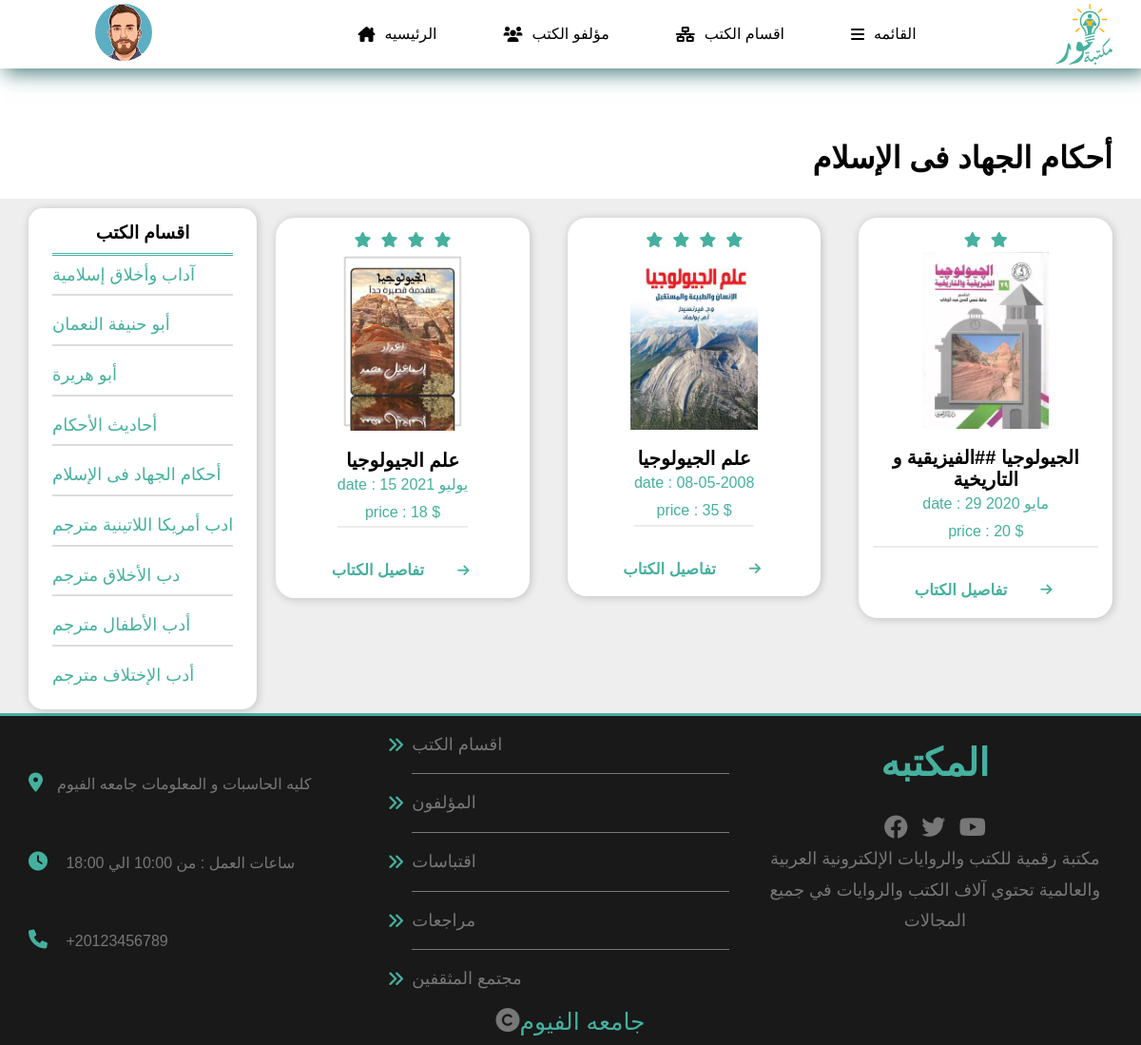
/geology, run on the app's committed database.
### tables this page shows
CREATE TABLE "Sections_parts" (
	"id_sec"	int FOREIGNKEY,
	"part_sections"	varchar(255) NOT NULL,
	FOREIGN KEY("id_sec") REFERENCES "Customers"("sec_i")
);

CREATE TABLE "books" (
	"Book_id"	int IDENTITY(100, 1),
	"book_name"	varchar(255),
	"link"	char(100),
	"rate"	int,
	"book_date"	VARCHAR(255),
	"price"	INTEGER,
	"Description"	varchar(1000),
	"author_id"	int FOREIGNKEY,
	"link_book"	BLOB,
	"quantity_book"	INTEGER,
	PRIMARY KEY("Book_id"),
	FOREIGN KEY("author_id") REFERENCES "Authors"("author_id")
);

### app.py (the view)
@app.route('/geology')
def geology() :
    con=get_db().cursor()
    con.execute(f"select part_sections from Sections_parts limit 9;  ")
    data=con.fetchall()
    con.execute('select * from books where author_id=14')
    rows=con.fetchall()
    con.close()
    return render_template('geology.html',data=data ,rows=rows)

### database.py (called while the page is built)
def get_db() :
    con=sqlite3.connect("tables.sqlite")
    con.row_factory=sqlite3.Row
    return con

### templates/geology.html (shortened to what this page needs)
<!DOCTYPE html>
<html>
<head>
    <link rel="stylesheet" href="../../CSS/all.min.css">
    <link rel="stylesheet" href="../../CSS/pages.css">
    <link rel="stylesheet" href="../../CSS/normalize.css">
    <link rel="stylesheet" href="{{url_for('static', filename= 'css/all.min_page_sections_quotations.css')}}">
    <link rel="stylesheet" href="{{url_for('static', filename= 'css/pages.css')}}">
    <link rel="stylesheet" href="{{url_for('static', filename= 'css/normalize_page_sections_quotations.css')}}">
    <link rel="stylesheet" href="{{url_for('static' , filename='css/all.min_main_details.css')}}">
    <link rel="stylesheet" href="{{url_for('static' , filename='css/normalize__main_details.css')}}">
    <link rel="stylesheet" href="{{url_for('static' , filename='css/style__main_details.css')}}">
</head>
<body>
    <div class="header">
        <div class="container">
            <div class="settings">
                <img class='avatar' src="/static/upload/images/avatar-05.png" alt="logo">
            </div>
            <ul class="main-nav">
                <li class="hid"><a href="{{url_for('home_pages')}}"> <i
                            class="fa-solid fa-house-chimney"></i>الرئيسيه</a>
                </li>
                <li class="hid"> <a href="{{url_for('authors_page')}}"><i class="fa-sharp fa-solid fa-users"></i>مؤلفو
                        الكتب </a> </li>
                <li class="hid"><a href="{{url_for('sections_page')}}"><i class="fa-solid fa-network-wired"></i>اقسام
                        الكتب</a> </li>
                <li class="spec">
                    <a class="mainLink" href="#" id="test"> <i class="fa-solid fa-bars"></i>القائمه</a>
                </li>
            </ul>
            <a href="{{url_for('home_pages')}}" class="logo"> <img src="/static/upload/images/main.svg" style="width: 60px;
                margin: 20px auto;" alt="logo"></a>
        </div>
    </div>
    <h1 class="adders" style="text-align: right;margin-right: 30px; line-height:1.3;margin-top: 74px;">أحكام الجهاد فى الإسلام</h1>
    <div class="content">
        <div class="container">
            <div class="sidebar">
                <h3>اقسام الكتب</h3>
                <ul>
                    {% for row in data %}
                    <li>{{row.part_sections}}</li>
                    {% endfor %}
                </ul>
            </div>
            <div class="mainContent">
                <div class="books">
                    {% for row in rows %}
                    <div class="card">
                        <div class="rate">
                            {% for x in range(0 ,row.rate) %}
                            <i class="fa-sharp fa-solid fa-star"></i>
                            {% endfor %}
                        </div>
                        <div class="image">
                            <img src="{{url_for('static', filename= 'upload/images/' + row.link)}}" alt="logo">
                        </div>
                        <div class="text">
                            <h2>{{row.book_name}}</h2>
                            <p>date : {{row.book_date}}</p>
                            <p>price : {{row.price}} $</p>
                        </div>
                        <a href="{{url_for('Details_of_books' , id_book=row.book_id)}}">
                            <div class="info">
                                <h3>تفاصيل الكتاب</h3>
                                <i class="fa-solid fa-arrow-right"></i>
                            </div>
                        </a>
                    </div>
                    {% endfor %}
                </div>
            </div>
        </div>
    </div>
    <div class="footer">
        <div class="container">
            <div class="box third">
                <div class="adress">
                    <p> <i class="fa-solid fa-location-dot"></i>كليه الحاسبات و المعلومات جامعه الفيوم</p>
                </div>
                <div class="time">
                    <p>
                        <i class="fa-solid fa-clock"></i>
                        ساعات العمل : من 10:00 الي 18:00
                    </p>
                </div>
                <div class="phone">
                    <p><i class="fa-solid fa-phone"></i>
                        +20123456789</p>
                </div>
            </div>
            <div class="box Second">
                <ul>
                    <li>اقسام الكتب</li>
                    <li>المؤلفون</li>
                    <li>اقتباسات</li>
                    <li>مراجعات</li>
                    <li>مجتمع المثقفين</li>
                </ul>
            </div>
            <div class="box first">
                <h1>المكتبه</h1>
                <div class="social">
                    <i class="fa-brands fa-facebook"></i>
                    <i class="fa-brands fa-twitter"></i>
                    <i class="fa-brands fa-youtube"></i>
                </div>
                <p> مكتبة رقمية للكتب والروايات الإلكترونية العربية والعالمية تحتوي آلاف الكتب والروايات في جميع
                    المجالات
                </p>
            </div>
        </div>
        <p class="rights">
            <i class="fa-solid fa-copyright"></i>
            <span>جامعه الفيوم</span>
        </p>
    </div>
</body>
</html>

### myproject/static/css/pages.css (style rules this page uses)
:root { --main-color:#45b09e; --main-color-alt: #326d6cde; --main-transition: 0.3s; --main-padding-top: 100px; --main-padding-bottom: 100px; }
* { box-sizing: border-box; padding: 0; margin: 0; }
html { scroll-behavior: smooth; }
body { font-family: 'Open Sans', sans-serif; font-family: 'Work Sans', sans-serif; }
a { color: #45b09e; text-decoration: none; }
ul { list-style: none; }
.container { padding-left: 15px; padding-right: 15px; margin-left: auto; margin-right: auto; }
@media (min-width:768px) { .container { width: 750px; } }
@media (min-width:992px) { .container { width: 970px; } }
@media (min-width:1200px) { .container { width: 1170px; } }
.header { background-color: white; box-shadow: 0 0 10px #ddd; position: relative; box-shadow:5px 5px 20px var(--main-color-alt) ; }
.header .container { display: flex; justify-content: space-between; align-items: center; flex-wrap: wrap; position: relative; }
.header .container .settings { width: fit-content; text-align: center; }
.header .container .settings .avatar { width: 30%; border-radius: 30px; }
.header .logo { color: var(--main-color); font-weight: 700; font-size: 25px; height: 72px; display: flex; justify-content: center; align-items: center; }
.header .main-nav { display: flex; }
.main-nav>li>a { display: flex; justify-content: center; align-items: center; height: 72px; position: relative; color: black; padding: 0 35px; transition: var(--main-transition); overflow: hidden; }
.main-nav>li>a::before { content: ""; position: absolute; width: 100%; height: 4px; top: 0; left: -100%; background-color: var(--main-color); transition: var(--main-transition); }
.main-nav li a i { padding-right: 10px; }
.content { background-color: #eee; padding-top: 10px; }
.content .container { display: flex; gap: 20px; }
.sidebar { background-color: white; box-shadow: 1px 1px 10px rgb(0 0 0 / 20%); padding: 15px 25px; height:max-content; position: sticky; top: 10px; border-radius: 15px; }
.sidebar h3 { padding-bottom: 10px; text-align: center; border-bottom: 3px double var(--main-color); }
.sidebar ul { display: flex; flex-direction: column; gap: 10px; color: var(--main-color); font-size: 18px; }
.sidebar ul li { transition: var(--main-transition); padding: 10px 0; }
.sidebar ul li:not(:last-child) { border-bottom: 2px solid #DCDCDC; }
.mainContent { flex-grow: 2; display: flex; flex-direction: column; justify-content: space-between; }
.books { padding-top: 10px; padding-bottom: var(--main-padding-top); display: grid; grid-template-columns: repeat(auto-fill, minmax(200px, 1fr)); gap: 40px; }
.card .image img { width: 50%; }
.books .card { transition: 0.5s; box-shadow: 1px 1px 10px rgb(0 0 0 / 20%); border-radius: 20px; overflow: hidden; display: flex; flex-direction: column; justify-content: center; align-items: center; text-align: center; height: fit-content; background-color: white; }
.card .rate { padding-top: 10px; display: flex; justify-content: center; color: var(--main-color); }
.card .rate i { margin: 5px; }
.card .text { margin: 15px; border-bottom: 2px solid #ececec; text-align: center; }
.card .text h2 { font-weight: bold; font-size: 20px; }
.card .text p { color: var(--main-color); line-height: 1.8; }
.card .info { display: flex; justify-content: space-between; align-items: center; color: var(--main-color); font-size: 14px; }
.card .info h3 { margin: 20px 15px; }
.card .info i { margin: 15px 20px; transition: 0.3s; animation: anim-arr 0.5s infinite linear; }

### data on the page
Sections_parts: part_sections "آداب وأخلاق إسلامية"
Sections_parts: part_sections "أبو حنيفة النعمان"
Sections_parts: part_sections "أبو هريرة"
Sections_parts: part_sections "أحاديث الأحكام"
Sections_parts: part_sections "أحكام الجهاد فى الإسلام"
Sections_parts: part_sections "ادب أمريكا اللاتينية مترجم"
Sections_parts: part_sections "دب الأخلاق مترجم"
Sections_parts: part_sections "أدب الأطفال مترجم"
Sections_parts: part_sections "أدب الإختلاف مترجم"
books: rate 4 (drawn), link (picture), book_name "علم الجيولوجيا", book_date "15 يوليو 2021", price "18"
books: rate 4 (drawn), link (picture), book_name "علم الجيولوجيا", book_date "08-05-2008", price "35"
books: rate 2 (drawn), link (picture), book_name "الجيولوجيا ##الفيزيقية و التاريخية", book_date "29 مايو 2020", price "20"
